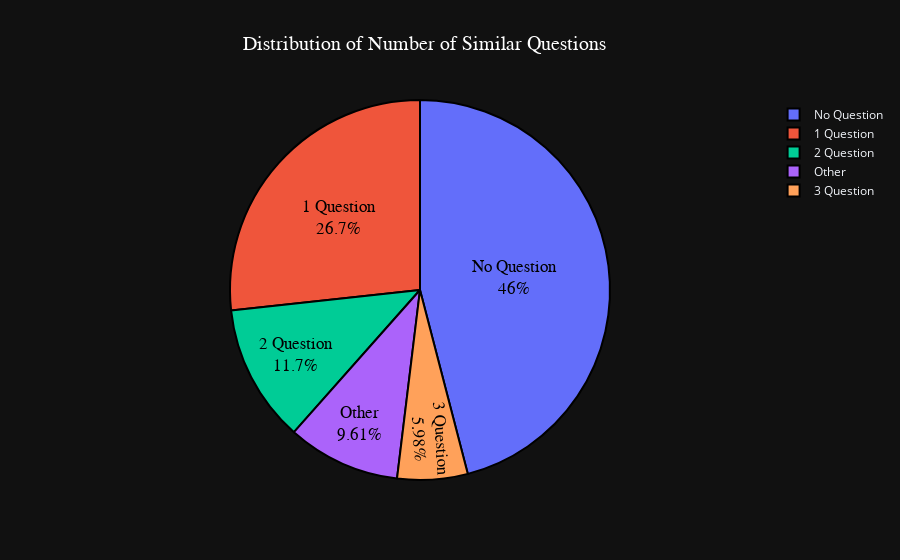

The cell this chart's notebook holds for it:
### Code cell
no_similar_df = df[df['no_similar_questions'].notna()]['no_similar_questions'].apply(round).value_counts(ascending=True).reset_index()
no_similar_df.loc[no_similar_df['count'] < 100, 'index'] = 'Other'
no_similar_df.loc[no_similar_df['count'] >= 100, 'index'] = no_similar_df.loc[no_similar_df['count'] >= 100, 'count']

fig = go.Figure(
    data=[
        go.Pie(
            labels=['Other','Other','Other','Other','Other','Other','Other','Other','Other',
                    'Other','Other','Other','3 Question','2 Question','1 Question','No Question'],
            values=no_similar_df['count'].tolist(),
            marker=dict(
                line=dict(color='#000000', width=2)
            )
        )
    ]
)

fig.update_layout(
    title_text='Distribution of Number of Similar Questions',
    title_font=dict(size=20, family='Arial', color='white'),
    title_x=0.27,
)

fig.update_traces(
    textinfo='percent+label',
    hoverinfo='label+percent',
        textfont=dict(
        family='Arial',
        size=17,
        color='black',
    ),
    textposition='inside'
)

fig.show()

### Figure 1 — Plotly figure (JSON) as saved in the notebook; plotly's stock layout.template omitted (floating-point values rounded to 4 significant figures)
{"data": [{"labels": ["Other", "Other", "Other", "Other", "Other", "Other", "Other", "Other", "Other", "Other", "Other", "Other", "3 Question", "2 Question", "1 Question", "No Question"], "marker": {"line": {"color": "#000000", "width": 2}}, "values": [1, 1, 1, 1, 1, 1, 1, 5, 14, 21, 24, 56, 79, 155, 353, 607, 2409], "type": "pie", "textfont": {"color": "black", "family": "Arial", "size": 17}, "hoverinfo": "label+percent", "textinfo": "percent+label", "textposition": "inside"}], "layout": {"title": {"font": {"size": 20, "family": "Arial", "color": "white"}, "text": "Distribution of Number of Similar Questions", "x": 0.27}}}
